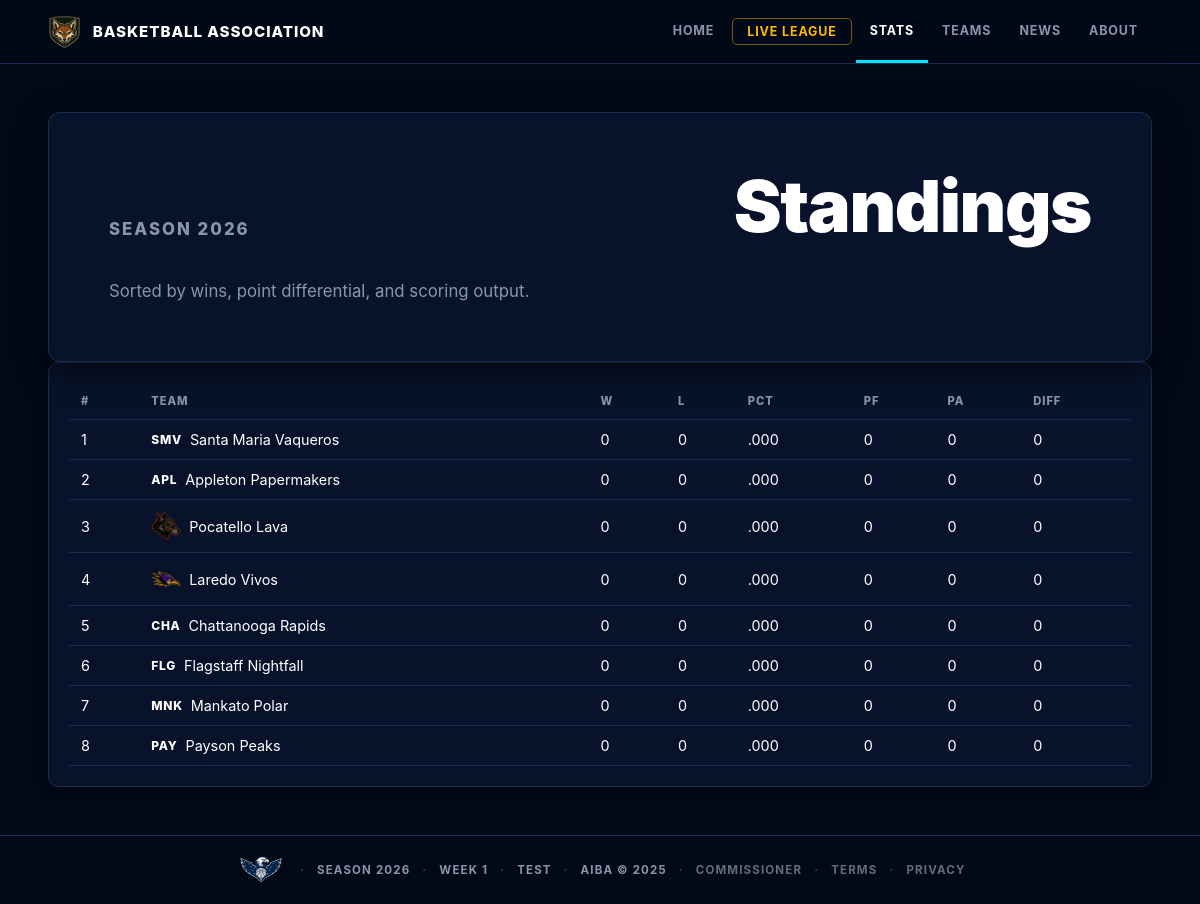
Screenshot of /standings with the database file from the repository.
### tables this page shows
CREATE TABLE league_state (
            id           INTEGER PRIMARY KEY,
            current_week INTEGER DEFAULT 1,
            season_year  INTEGER DEFAULT 2026,
            mode         TEXT DEFAULT 'test',
            official_started INTEGER DEFAULT 0,
            offseason_stage TEXT,
            offseason_from_season INTEGER,
            last_updated TEXT
        , phase TEXT DEFAULT 'regular_season');

CREATE TABLE standings (
            id             INTEGER PRIMARY KEY,
            team_id        INTEGER NOT NULL REFERENCES teams(id),
            season_year    INTEGER NOT NULL,
            wins           INTEGER DEFAULT 0,
            losses         INTEGER DEFAULT 0,
            points_for     INTEGER DEFAULT 0,
            points_against INTEGER DEFAULT 0,
            UNIQUE(team_id, season_year)
        );

CREATE TABLE teams (
            id          INTEGER PRIMARY KEY,
            city        TEXT NOT NULL,
            name        TEXT NOT NULL,
            abbreviation TEXT NOT NULL,
            mascot     TEXT,
            colors      TEXT,
            logo_description TEXT,
            motto       TEXT,
            arena       TEXT,
            team_archetype TEXT,
            play_style  TEXT,
            reputation  TEXT,
            rivalry     TEXT,
            signature_trait TEXT
        , fan_pitch TEXT, pressure_label TEXT, rivalry_intensity REAL DEFAULT 0.5);

### web_app.py (the view)
@app.route("/standings")
def standings():
    def load(conn):
        state = q.get_state(conn)
        if not state:
            return None
        return {
            "state": state,
            "standings": q.standings(conn, state["season_year"]),
        }
    data = with_conn(load)
    if not data:
        return render_no_league()
    return render_template("standings.html", **data, active="standings")

### league/database.py (called while the page is built)
def get_connection():
    url = os.environ.get("DATABASE_URL")
    if url:
        import psycopg2
        from urllib.parse import urlparse, unquote
        url = url.strip()
        p = urlparse(url)
        pg = psycopg2.connect(
            host=p.hostname,
            port=p.port or 5432,
            dbname=p.path.lstrip("/"),
            user=p.username,
            password=unquote(p.password, encoding="latin-1") if p.password else None,
        )
        pg.autocommit = False
        return _PGConn(pg)
    else:
        conn = sqlite3.connect(DB_PATH)
        conn.row_factory = sqlite3.Row
        conn.execute("PRAGMA foreign_keys = ON")
        return conn

### league/web_queries.py (called while the page is built)
def dicts(rows):
    return [dict(row) for row in rows]

def one(row):
    return dict(row) if row else None

def get_state(conn):
    return one(conn.execute("SELECT * FROM league_state WHERE id = 1").fetchone())

def get_site_chrome(conn):
    return {
        "state": get_state(conn),
        "teams": dicts(conn.execute(
            "SELECT id, city, name, abbreviation FROM teams ORDER BY city"
        ).fetchall()),
    }

### web_app.py (called while the page is built)
def with_conn(callback):
    conn = get_connection()
    try:
        return callback(conn)
    finally:
        conn.close()

@app.template_filter("diff")
def diff(value):
    if value is None:
        return "-"
    return f"+{value}" if value > 0 else str(value)

@app.template_filter("pct")
def pct(value):
    if value is None:
        return ".000"
    return f"{value:.3f}".lstrip("0")

@app.context_processor
def inject_chrome():
    def load():
        return with_conn(q.get_site_chrome)
    try:
        chrome = load()
    except Exception:
        chrome = {"state": None, "teams": []}
    return chrome

### templates/standings.html (shortened to what this page needs)
{% extends "base.html" %}
{% from "partials.html" import standings_table %}
{% block content %}
<section class="page-hero compact">
  <p class="eyebrow">Season {{ state.season_year }}</p>
  <h1>Standings</h1>
  <p>Sorted by wins, point differential, and scoring output.</p>
</section>
<section class="panel full">
  {{ standings_table(standings) }}
</section>
{% endblock %}

### templates/base.html (shortened to what this page needs)
<!doctype html>
<html lang="en">
<head>
  <link rel="stylesheet" href="{{ url_for('static', filename='site.css') }}">
</head>
<body>
  <header class="site-header">
    <a class="brand" href="{{ url_for('home') }}">
      <img src="{{ url_for('static', filename='images/league/primary.png') }}"
           alt="AIBA"
           class="brand-logo"
           onerror="this.style.display='none';this.nextElementSibling.style.display='inline-flex'">
      <span class="brand-copy">Basketball Association</span>
    </a>
    <nav class="nav" aria-label="Primary">
      <a class="{{ 'active' if active == 'home' else '' }}" href="{{ url_for('home') }}">Home</a>
      <a class="nav-cta {{ 'active' if active == 'live_league' else '' }}" href="{{ url_for('live_league') }}">Live League</a>
      <div class="nav-group">
        <a class="{{ 'active' if active in ('standings','scores','leaders') else '' }}" href="{{ url_for('standings') }}">Stats</a>
      </div>
      <div class="nav-group">
        <a class="{{ 'active' if active in ('teams','players') else '' }}" href="{{ url_for('teams') }}">Teams</a>
      </div>
      <a class="{{ 'active' if active == 'news' else '' }}" href="{{ url_for('news') }}">News</a>
      <div class="nav-group">
        <a class="{{ 'active' if active in ('about','contact') else '' }}" href="{{ url_for('about') }}">About</a>
      </div>
    </nav>
  </header>
  <main>
    {% block content %}{% endblock %}
  </main>
  <footer class="footer">
    <img src="{{ url_for('static', filename='images/league/secondary.png') }}"
         alt="AIBA"
         class="logo-league-secondary"
         onerror="this.style.display='none'">
    <span>Season {{ state.season_year if state else "—" }}</span>
    <span>Week {{ state.current_week if state else "—" }}</span>
    <span>{{ state.mode|upper if state else "NO LEAGUE" }}</span>
    <span>AIBA &copy; 2025</span>
    <span><a href="{{ url_for('commissioner') }}" style="color:inherit;opacity:0.7;">Commissioner</a></span>
    <span><a href="{{ url_for('terms') }}" style="color:inherit;opacity:0.7;">Terms</a></span>
    <span><a href="{{ url_for('privacy') }}" style="color:inherit;opacity:0.7;">Privacy</a></span>
  </footer>
</body>
</html>

### templates/partials.html (shortened to what this page needs)
{% macro team_logo(abbr, type, css_class='') %}{% if abbr %}<img src="/static/images/teams/{{ abbr }}/{{ type }}.png" alt="{{ abbr }}" class="{{ css_class }}" onerror="this.style.display='none';this.nextElementSibling.style.display='inline'"><span style="display:none;font-size:0.75rem;font-weight:800;letter-spacing:0.06em;">{{ abbr }}</span>{% endif %}{% endmacro %}
{% macro standings_table(rows, compact=False) %}
  <div class="table-wrap">
    <table>
      <thead>
        <tr>
          <th>#</th>
          <th>Team</th>
          <th>W</th>
          <th>L</th>
          <th>PCT</th>
          <th>PF</th>
          <th>PA</th>
          <th>DIFF</th>
        </tr>
      </thead>
      <tbody>
        {% for row in rows %}
          <tr>
            <td>{{ row.rank }}</td>
            <td>
              <span class="standings-team-cell">
                {{ team_logo(row.abbreviation, 'secondary', 'logo-secondary') }}
                <a href="{{ url_for('team_page', abbr=row.abbreviation) }}">{{ row.team_name }}</a>
              </span>
            </td>
            <td>{{ row.wins or 0 }}</td>
            <td>{{ row.losses or 0 }}</td>
            <td>{{ row.win_pct|pct }}</td>
            <td>{{ row.points_for or 0 }}</td>
            <td>{{ row.points_against or 0 }}</td>
            <td class="{{ 'good' if row.point_diff and row.point_diff > 0 else 'bad' if row.point_diff and row.point_diff < 0 else '' }}">{{ row.point_diff|diff }}</td>
          </tr>
        {% else %}
          <tr><td colspan="8">No standings yet.</td></tr>
        {% endfor %}
      </tbody>
    </table>
  </div>
{% endmacro %}

### static/site.css (style rules this page uses)
:root { --bg: #020A18; --surface: #08132B; --surface-2: #0d1c3a; --surface-3: #142444; --border: #1c2e50; --border-bright: #2e4570; --text: #FFFFFF; --muted: #8A96A8; --accent: #00E5FF; --accent-light: #3DF3FF; --accent-glow: rgba(0, 229, 255, 0.15); --blue: #0078FF; --gold: #FFB800; --gold-hover: #CC9400; --gold-light: #FFD166; --gold-glow: rgba(255, 184, 0, 0.25); --silver: #C0C0C0; --green: #22c55e; --red: #ef4444; --shadow: 0 8px 32px rgba(0, 0, 0, 0.7); --shadow-sm: 0 2px 12px rgba(0, 0, 0, 0.5); }
* { box-sizing: border-box; }
html { scroll-behavior: smooth; }
body { margin: 0; background: var(--bg); color: var(--text); font-family: -apple-system, BlinkMacSystemFont, "Segoe UI", Roboto, "Helvetica Neue", Arial, sans-serif; }
a { color: inherit; text-decoration: none; }
.site-header { position: sticky; top: 0; z-index: 100; display: flex; align-items: center; justify-content: space-between; gap: 16px; padding: 0 clamp(16px, 4vw, 48px); height: 64px; background: rgba(2, 10, 24, 0.96); border-bottom: 1px solid var(--border); backdrop-filter: blur(16px); }
.brand { display: flex; align-items: center; gap: 12px; text-decoration: none; flex-shrink: 0; }
.brand-copy { font-size: 0.95rem; font-weight: 800; text-transform: uppercase; letter-spacing: 0.06em; color: var(--text); }
.nav { display: flex; align-items: stretch; height: 100%; gap: 0; }
.nav a { display: flex; align-items: center; padding: 0 14px; font-size: 0.78rem; font-weight: 700; text-transform: uppercase; letter-spacing: 0.07em; color: var(--muted); border-bottom: 3px solid transparent; transition: color 0.15s, border-color 0.15s; }
.nav a.active { color: white; border-bottom-color: var(--accent); }
.nav a.nav-cta { color: var(--gold); border: 1px solid rgba(255, 184, 0, 0.45); border-radius: 5px; padding: 5px 14px; margin: auto 4px; }
.nav-group { position: relative; display: flex; align-items: stretch; }
main { width: min(1440px, 100%); margin: 0 auto; padding: clamp(20px, 4vw, 48px); }
.league-hero, .team-hero, .player-hero, .game-hero, .commissioner-hero, .page-hero { position: relative; overflow: hidden; padding: clamp(28px, 5vw, 60px); border: 1px solid var(--border); border-radius: 12px; background: var(--surface); box-shadow: var(--shadow); }
.league-hero, .team-hero, .player-hero, .game-hero, .commissioner-hero, .page-hero { display: grid; grid-template-columns: minmax(0, 1.3fr) auto; gap: 28px; align-items: end; min-height: 240px; }
.eyebrow { margin: 0 0 12px; color: var(--accent); font-size: 0.72rem; font-weight: 800; text-transform: uppercase; letter-spacing: 0.12em; }
h1 { margin: 0; font-size: clamp(2.2rem, 6vw, 5.5rem); font-weight: 900; line-height: 0.92; letter-spacing: -0.02em; color: var(--text); }
p { overflow-wrap: anywhere; }
.league-hero p, .page-hero p, .team-hero p, .player-hero p, .game-hero p, .commissioner-hero p { max-width: 640px; margin: 14px 0 0; color: var(--muted); font-size: 1.05rem; }
.panel { padding: 20px; border: 1px solid var(--border); background: var(--surface); border-radius: 10px; box-shadow: var(--shadow-sm); }
.table-wrap { overflow-x: auto; }
table { width: 100%; border-collapse: collapse; min-width: 560px; }
th, td { padding: 11px 12px; border-bottom: 1px solid var(--border); text-align: left; white-space: nowrap; }
th { color: var(--muted); font-size: 0.7rem; font-weight: 800; text-transform: uppercase; letter-spacing: 0.08em; }
td { font-size: 0.9rem; }
.footer { display: flex; flex-wrap: wrap; gap: 12px; justify-content: center; align-items: center; padding: 20px 28px; border-top: 1px solid var(--border); color: var(--muted); font-size: 0.72rem; font-weight: 700; text-transform: uppercase; letter-spacing: 0.1em; }
.footer span::before { content: "·"; margin-right: 12px; opacity: 0.4; }
.logo-league-secondary { height: 28px; width: auto; display: block; }
.logo-secondary { height: 30px; width: auto; display: inline-block; vertical-align: middle; flex-shrink: 0; }
.standings-team-cell { display: flex; align-items: center; gap: 8px; }
.brand-logo { height: 34px; width: auto; display: block; }

### rows the page displays
league_state: season_year "2026", current_week "1", mode "TEST"
standings: rank "1", team_name "Santa Maria Vaqueros", wins "0", losses "0", win_pct|pct ".000", points_for "0", points_against "0", point_diff|diff "0"
teams: abbreviation "SMV"
standings: rank "2", team_name "Appleton Papermakers", wins "0", losses "0", win_pct|pct ".000", points_for "0", points_against "0", point_diff|diff "0"
teams: abbreviation "APL"
standings: rank "3", shows a picture, team_name "Pocatello Lava", wins "0", losses "0", win_pct|pct ".000", points_for "0", points_against "0", point_diff|diff "0"
standings: rank "4", shows a picture, team_name "Laredo Vivos", wins "0", losses "0", win_pct|pct ".000", points_for "0", points_against "0", point_diff|diff "0"
standings: rank "5", team_name "Chattanooga Rapids", wins "0", losses "0", win_pct|pct ".000", points_for "0", points_against "0", point_diff|diff "0"
teams: abbreviation "CHA"
standings: rank "6", team_name "Flagstaff Nightfall", wins "0", losses "0", win_pct|pct ".000", points_for "0", points_against "0", point_diff|diff "0"
teams: abbreviation "FLG"
standings: rank "7", team_name "Mankato Polar", wins "0", losses "0", win_pct|pct ".000", points_for "0", points_against "0", point_diff|diff "0"
teams: abbreviation "MNK"
standings: rank "8", team_name "Payson Peaks", wins "0", losses "0", win_pct|pct ".000", points_for "0", points_against "0", point_diff|diff "0"
teams: abbreviation "PAY"
